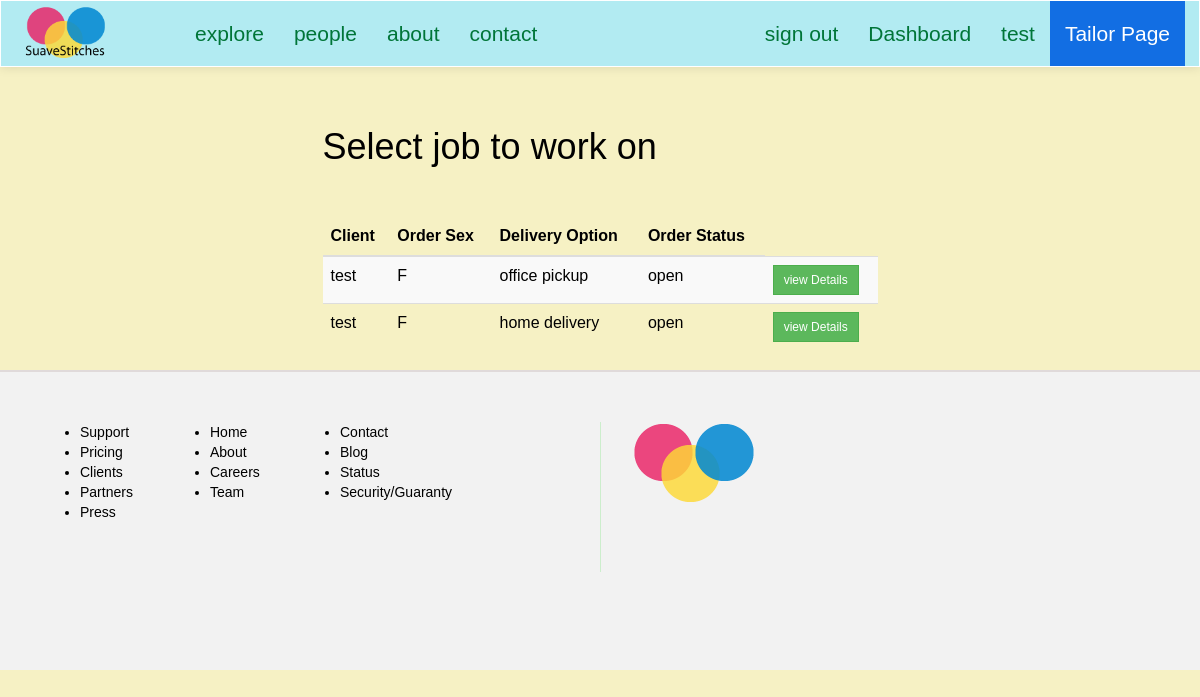
The page /suave/tailor/dashboard (signed in) on the database its author committed.
### suave/models.py (models this page shows)
class Order(models.Model):
	client = models.ForeignKey(Client, null=True)
	size = models.ForeignKey(Size, null=True)
	tailor = models.ForeignKey(Tailor, null=True)
	fabric = models.ForeignKey(Fabric, null=True) #* change to foreign key with Fabric
	main_order_id = models.CharField(max_length=15, null=True)
	details = models.CharField(max_length=250, null=True) #*
	delivery_option = models.CharField(max_length=100, null=True)
	service_option = models.CharField(max_length=100, null=True)
	sex = models.CharField(max_length=2, default=' ')
	status = models.CharField(max_length=20, default='OPEN') #*
	cost = models.IntegerField(default=0000) # final cost of order

class Client(models.Model):
	FEMALE = 'F'
	MALE = 'M'
	SEX_CHOICE = (
		(FEMALE, 'F'),
		(MALE, 'M'),
	)
	user = models.OneToOneField(User)
	address = models.CharField(max_length=200, null=True)
	preference = models.CharField(max_length=40)
	sex = models.CharField(max_length=2, choices=SEX_CHOICE, default=" ")
	def __str__(self):
		return self.user.username

### suave/views.py (the view)
@login_required
def tailorDashboard(request):
	context = {}
	context['tailorPage'] = True
	orders = Order.objects.filter(status='OPEN')
	context['orders'] = orders
	return render(request, 'i/tailor/dashboard.html', context)

### suave/templates/i/tailor/dashboard.html (shortened to what this page needs)
{% extends "i/layout/base.html" %}
{% block main_section %}
<div class="col-lg-6 col-lg-offset-3"><br><br>
	<h1>Select job to work on</h1>
	<br><br>
	{% if orders %}
	<table class="table table-striped table-hover">
		<thead>
			<tr>
				<th>Client</th>
				<th>Order Sex</th>
				<th>Delivery Option</th>
				<th>Order Status</th>
			</tr>
		</thead>
		<tbody>
			{% for order in orders %}
			<tr>
				<td>{{ order.client }}</td>
				<td>{{ order.sex }}</td>
				<td>{{ order.delivery_option|lower }}</td>
				<td>{{ order.status|lower }}</td>
				<td><a href="{% url 'suave:tailorOrderDetails' order.main_order_id %}" class="btn btn-success btn-sm">view Details</a></td>
			</tr>
			{% endfor %}
		</tbody>
	</table>
	{% endif %}
</div>
{% endblock %}

### suave/templates/i/layout/base.html (shortened to what this page needs)
<html>
	<head>
		{% load staticfiles %}
		<link rel="stylesheet" type="text/css" href="{% static 'css/style.css' %}">
	</head>
	{% if tailorPage %}
	<body class="tailorPage-color">
	{% else %}
	<body>
	{% endif %}
	{% if tailorPage %}
		<nav class="navbar navbar-default" role="navigation" style="background:#B2EBF2">
	{% else %}
		<nav class="navbar navbar-default" role="navigation">
	{% endif %}
			<div class="container">
				<div class="row">
					<div class="navbar-header">
						<div id="header">
							<a class="navbar-brand" href="/suave">
								<img src="{% static 'img/my_logo_1.png' %}">
							</a>
						</div>
					</div>
					<div class="collapse navbar-collapse navbar-ex1-collapse">
						<ul class="nav navbar-nav navbar-left">
							<li class=""><a href style="background:#">explore</a></li>
							<li class=""><a href="{% url 'suave:tailorHome' %}">people</a></li>
							<li class=""><a >about</a></li>
							<li class=""><a >contact</a></li>
						</ul>
						<ul class="nav navbar-nav navbar-right">
							{% if user.is_authenticated %}
							<li><a href="{% url 'suave:signout' %}" class="">sign out</a></li>
								{% if user.tailor.rate %}
									<li><a href="{% url 'suave:tailorDashboard' %}" class="">Dashboard</a></li>
								{% else %}
									<li><a href="{% url 'suave:clientDashboard' %}" class="">Dashboard</a></li>
								{% endif %}
							<li><a class="">{{user}}</a></li>
							{% else %}
							<li><a role="button" class="" data-toggle="modal" data-target=".bs-example-modal-sm">sign in</a></li>
							{% endif %}
							{% if tailorPage %}
								<li class=""><a class="" style="background:#126ee3;color:#fff">Tailor Page</a></li>
							{% endif %}
						</ul>
					</div>
				</div>
			</div>
		</nav>
		<div class="container">
			<div class="row">
					{% block main_section %}
					{% endblock %}
			</div>
		</div>
		<div class="footer">
			<div class="col-lg-6 footer-left">
				<ul class="col-sm-3">
					<li>Support</li>
					<li>Pricing</li>
					<li>Clients</li>
					<li>Partners</li>
					<li>Press</li>
				</ul>
				<ul class="col-sm-3">
					<li>Home</li>
					<li>About</li>
					<li>Careers</li>
					<li>Team</li>
				</ul>
				<ul class="col-sm-3">
					<li>Contact</li>
					<li>Blog</li>
					<li>Status</li>
					<li>Security/Guaranty</li>
				</ul>
			</div>
			<div class="col-lg-6 footer-right">
				<img src="{% static 'img/my_logo.png' %}">
			</div>
		</div>
	</body>
</html>

### suave/static/css/style.css (style rules this page uses)
.tailorPage-color { background: #90A4AE; background: #BDBDBD; background: #B2EBF2; background: #d8f0f3; background: #e8f2f3; background: #f6f1c4; }
a { text-decoration: none; }
#header img { width: 65%; }
.navbar { background-repeat: no-repeat; border-bottom: 1px solid #178ACC; box-shadow: 0px 1px 10px rgba(0, 0, 0, 0.1); border-radius: 0px; margin-bottom: 0px; }
.navbar-default { background: #fff; border-color: #fff; }
.navbar-default .navbar-brand, .navbar-default .navbar-brand:hover, .navbar-default .navbar-brand:focus, .navbar-default .navbar-nav > li > a { color: #007538; font-size: 1.5em; }
.navbar-default .navbar-nav > li > a { line-height: 35px; }
.footer { min-height: 300px; background: #f2f2f2; padding: 50px; border-top: 2px #e0dada solid; }
.footer-right { height: 150px; border-left: 1px #cec solid; }
#header { margin: -10px auto auto auto; }
* { -webkit-border-radius: 0 !important; -moz-border-radius: 0 !important; -ms-border-radius: 0 !important; border-radius: 0 !important; }
body { color: #000; font-family: weblysleek, arial; }

### rows shown on the page
Order: client "test", sex "F", delivery_option "office pickup", status "open"
Order: client "test", sex "F", delivery_option "home delivery", status "open"

### other values the page prints
{{ user }} "test"
